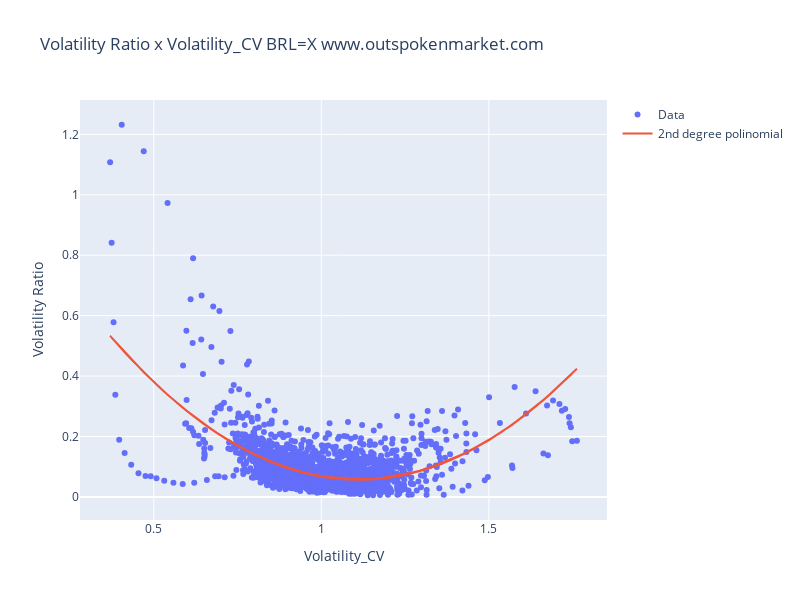

Notebook code for this chart:
### Code cell
# Calcular o ajuste polinomial de segundo grau
coefficients = np.polyfit(df1["Volatility_Ratio"], df1["Volatility_CV"], 2)
polynomial_vals = np.polyval(coefficients, df1["Volatility_Ratio"])

# Crie o gráfico de dispersão e a linha de regressão
fig = go.Figure()

fig.add_trace(
    go.Scatter(
        x = df1["Volatility_Ratio"],
        y = df1["Volatility_CV"],
        mode = "markers",
        name = "Data"
    )
)

fig.add_trace(
    go.Scatter(
        x = df1["Volatility_Ratio"],
        y = polynomial_vals,
        mode = "lines",
        name = "2nd degree polinomial"
    )
)

# Defina títulos e rótulos
fig.update_layout(
    height = 600, width = 800,
    title = "Volatility Ratio x Volatility_CV " + str(ticker1) + " www.outspokenmarket.com",
    xaxis_title = "Volatility_CV",
    yaxis_title = "Volatility Ratio"
)

# Plot
fig.show()

### Figure 1 — Plotly figure (JSON) as saved in the notebook; plotly's stock layout.template omitted (floating-point values rounded to 4 significant figures; data arrays with more than 128 entries replaced by an {"elided": "..."} marker saying what was removed)
{"data": [{"mode": "markers", "name": "Data", "type": "scatter", "x": {"elided": "2621 float values"}, "y": {"elided": "2621 float values"}}, {"mode": "lines", "name": "2nd degree polinomial", "type": "scatter", "x": {"elided": "2621 float values"}, "y": {"elided": "2621 float values"}}], "layout": {"height": 600, "title": {"text": "Volatility Ratio x Volatility_CV BRL=X www.outspokenmarket.com"}, "width": 800, "xaxis": {"autorange": true, "range": [0.2796, 1.853], "title": {"text": "Volatility_CV"}, "type": "linear"}, "yaxis": {"autorange": true, "range": [-0.07634, 1.314], "title": {"text": "Volatility Ratio"}, "type": "linear"}}}
